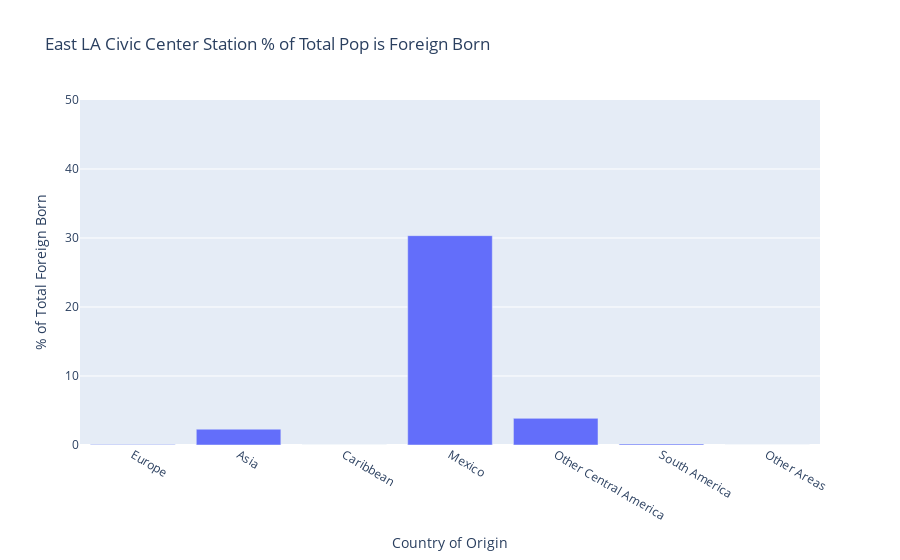
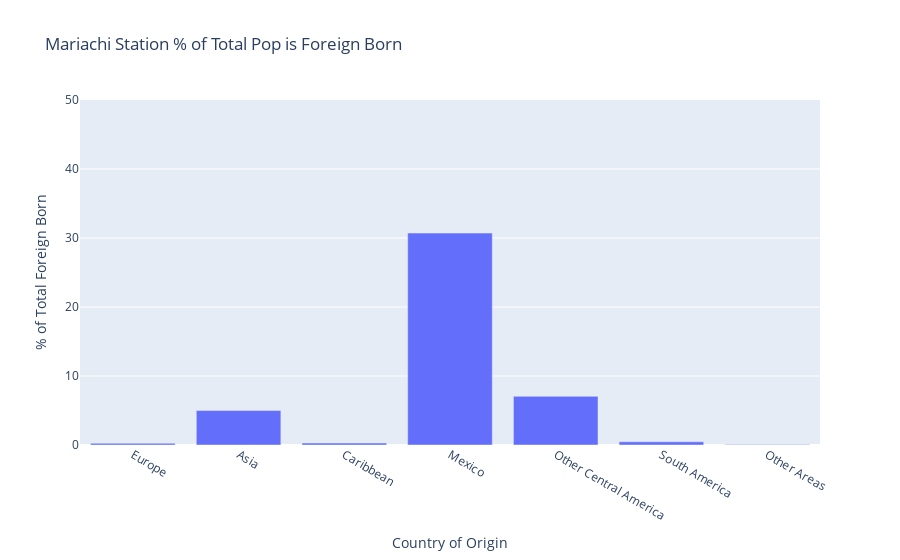
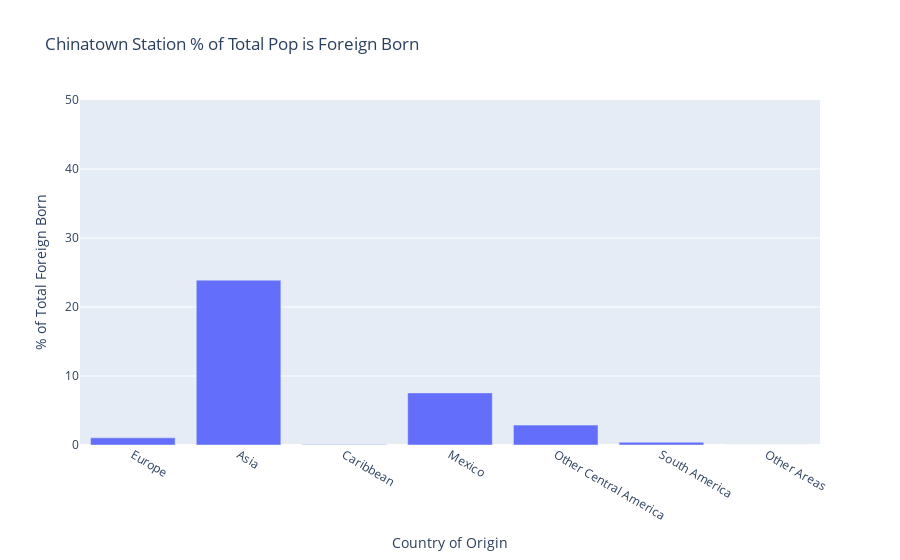
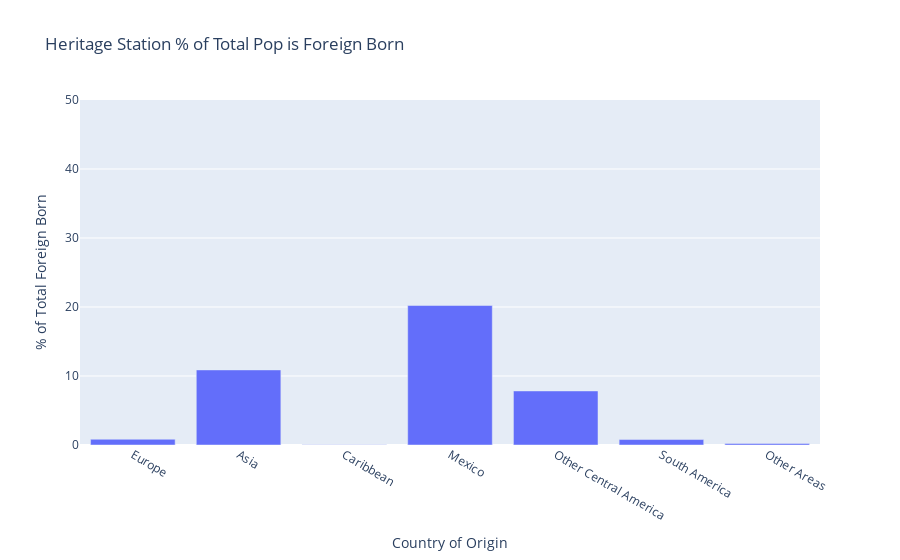

The code cell stored with these charts, in order, in its notebook:
### Code cell
def stn_chart_country(station = 'East LA Civic Center'):

    gdf = df[df["station"].isin([station])]

    # Creating our summation row, since we're not breaking it down by census tract
    gdf = gdf.append(gdf.sum(numeric_only=True), ignore_index=True)

    # Keeping only summation row
    gdf = gdf.iloc[-1:]
    
    gdf = gdf.drop(columns=['FIPS', 'Census Tract'], axis=1)

    gdf['Europe'] = gdf['19 Europe']/gdf['19 Total Population']*100
    gdf['Asia'] = gdf['19 Asia']/gdf['19 Total Population']*100
    gdf['Caribbean'] = gdf['19 Caribbean']/gdf['19 Total Population']*100
    gdf['Mexico'] = gdf['19 Mexico']/gdf['19 Total Population']*100
    gdf['Other Central America'] = gdf['19 Other Central America']/gdf['19 Total Population']*100
    gdf['South America'] = gdf['19 South America']/gdf['19 Total Population']*100
    gdf['Other Areas'] = gdf['19 Other Areas Entered 2010 or later']/gdf['19 Total Population']*100
    
    ctk = ['Europe',
           'Asia',
           'Caribbean',
           'Mexico',
           'Other Central America',
           'South America',
           'Other Areas']
    
    gdf = gdf[ctk]
    
    # Flipping rows and columns
    gdf = gdf.transpose()
    
    # Reseting index
    gdf = gdf.reset_index()
    
    # Renaming columns
    gdf.columns = ['Country of Origin', '% of Total Foreign Born']
    
    fig = px.bar(gdf, x='Country of Origin', y='% of Total Foreign Born',
              barmode='group',
              title=station + " Station % of Total Pop is Foreign Born", 
              height=400)
    
    fig.update_yaxes(range=[0, 50])
   
    fig.show()

for station in stations:
    stn_chart_country(station = station)

### Figure 1 — Plotly figure (JSON) as saved in the notebook; plotly's stock layout.template omitted (floating-point values rounded to 4 significant figures)
{"data": [{"alignmentgroup": "True", "hovertemplate": "Country of Origin=%{x}<br>% of Total Foreign Born=%{y}<extra></extra>", "legendgroup": "", "marker": {"color": "#636efa", "pattern": {"shape": ""}}, "name": "", "offsetgroup": "", "orientation": "v", "showlegend": false, "textposition": "auto", "type": "bar", "x": ["Europe", "Asia", "Caribbean", "Mexico", "Other Central America", "South America", "Other Areas"], "xaxis": "x", "y": [0.05518, 2.29, 0.0138, 30.34, 3.859, 0.1518, 0], "yaxis": "y"}], "layout": {"autosize": true, "barmode": "group", "legend": {"tracegroupgap": 0}, "title": {"text": "East LA Civic Center Station % of Total Pop is Foreign Born"}, "xaxis": {"anchor": "y", "autorange": true, "domain": [0, 1], "range": [-0.5, 6.5], "title": {"text": "Country of Origin"}, "type": "category"}, "yaxis": {"anchor": "x", "domain": [0, 1], "range": [0, 50], "title": {"text": "% of Total Foreign Born"}, "type": "linear"}}}

### Figure 2 — Plotly figure (JSON) as saved in the notebook; plotly's stock layout.template omitted (floating-point values rounded to 4 significant figures)
{"data": [{"alignmentgroup": "True", "hovertemplate": "Country of Origin=%{x}<br>% of Total Foreign Born=%{y}<extra></extra>", "legendgroup": "", "marker": {"color": "#636efa", "pattern": {"shape": ""}}, "name": "", "offsetgroup": "", "orientation": "v", "showlegend": false, "textposition": "auto", "type": "bar", "x": ["Europe", "Asia", "Caribbean", "Mexico", "Other Central America", "South America", "Other Areas"], "xaxis": "x", "y": [0.245, 4.994, 0.2839, 30.72, 7.052, 0.4629, 0.05445], "yaxis": "y"}], "layout": {"autosize": true, "barmode": "group", "legend": {"tracegroupgap": 0}, "title": {"text": "Mariachi Station % of Total Pop is Foreign Born"}, "xaxis": {"anchor": "y", "autorange": true, "domain": [0, 1], "range": [-0.5, 6.5], "title": {"text": "Country of Origin"}, "type": "category"}, "yaxis": {"anchor": "x", "domain": [0, 1], "range": [0, 50], "title": {"text": "% of Total Foreign Born"}, "type": "linear"}}}

### Figure 3 — Plotly figure (JSON) as saved in the notebook; plotly's stock layout.template omitted (floating-point values rounded to 4 significant figures)
{"data": [{"alignmentgroup": "True", "hovertemplate": "Country of Origin=%{x}<br>% of Total Foreign Born=%{y}<extra></extra>", "legendgroup": "", "marker": {"color": "#636efa", "pattern": {"shape": ""}}, "name": "", "offsetgroup": "", "orientation": "v", "showlegend": false, "textposition": "auto", "type": "bar", "x": ["Europe", "Asia", "Caribbean", "Mexico", "Other Central America", "South America", "Other Areas"], "xaxis": "x", "y": [1.044, 23.89, 0.07614, 7.554, 2.882, 0.4025, 0], "yaxis": "y"}], "layout": {"autosize": true, "barmode": "group", "legend": {"tracegroupgap": 0}, "title": {"text": "Chinatown Station % of Total Pop is Foreign Born"}, "xaxis": {"anchor": "y", "autorange": true, "domain": [0, 1], "range": [-0.5, 6.5], "title": {"text": "Country of Origin"}, "type": "category"}, "yaxis": {"anchor": "x", "domain": [0, 1], "range": [0, 50], "title": {"text": "% of Total Foreign Born"}, "type": "linear"}}}

### Figure 4 — Plotly figure (JSON) as saved in the notebook; plotly's stock layout.template omitted (floating-point values rounded to 4 significant figures)
{"data": [{"alignmentgroup": "True", "hovertemplate": "Country of Origin=%{x}<br>% of Total Foreign Born=%{y}<extra></extra>", "legendgroup": "", "marker": {"color": "#636efa", "pattern": {"shape": ""}}, "name": "", "offsetgroup": "", "orientation": "v", "showlegend": false, "textposition": "auto", "type": "bar", "x": ["Europe", "Asia", "Caribbean", "Mexico", "Other Central America", "South America", "Other Areas"], "xaxis": "x", "y": [0.8337, 10.88, 0.05211, 20.21, 7.835, 0.7911, 0.2226], "yaxis": "y"}], "layout": {"autosize": true, "barmode": "group", "legend": {"tracegroupgap": 0}, "title": {"text": "Heritage Station % of Total Pop is Foreign Born"}, "xaxis": {"anchor": "y", "autorange": true, "domain": [0, 1], "range": [-0.5, 6.5], "title": {"text": "Country of Origin"}, "type": "category"}, "yaxis": {"anchor": "x", "domain": [0, 1], "range": [0, 50], "title": {"text": "% of Total Foreign Born"}, "type": "linear"}}}
